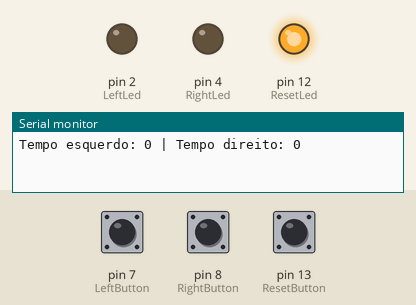
A sketch run on a simulated Arduino Uno, built with avr-gcc and run on an emulated ATmega328P. Parts: output pins drawn as LEDs (lit = HIGH), the last lines printed to the serial monitor. The inputs (shaded band) are chosen by the test bench; at power-on: pin 7 (LeftButton) HIGH, pin 13 (ResetButton) HIGH, pin 8 (RightButton) HIGH.

Above: at 1.2 s.
1.3 s: pin 7 (LeftButton) pulled LOW for 0.15 s
At 2.5 s:
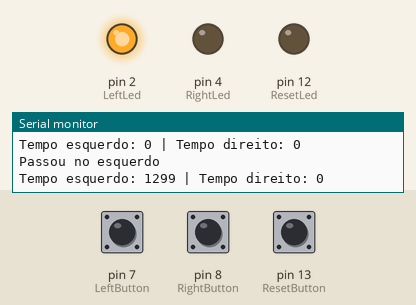
2.9 s: pin 13 (ResetButton) pulled LOW for 0.15 s
At 3.8 s:
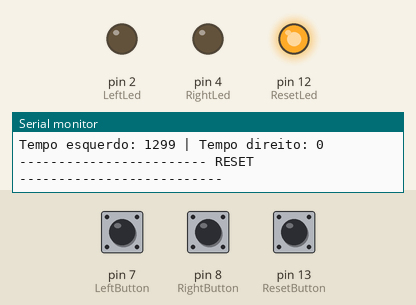
4.5 s: pin 8 (RightButton) pulled LOW for 0.15 s
At 5.0 s:
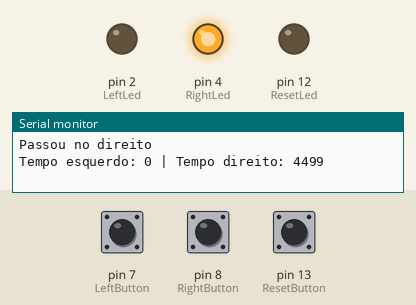
6.1 s: pin 13 (ResetButton) pulled LOW for 1 s
At 7.4 s:
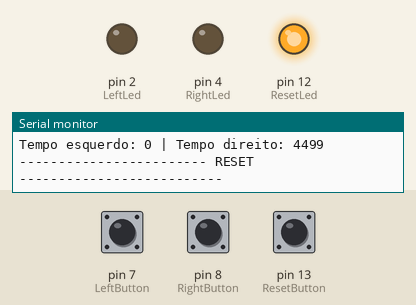
8.6 s: pin 7 (LeftButton) pulled LOW for 1 s
At 9.3 s:
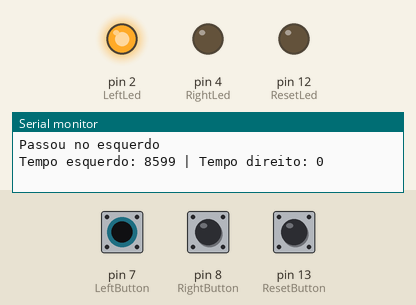
Timing chart, 0 to 11.6 s (numbered marks = the images above; inputs shaded):
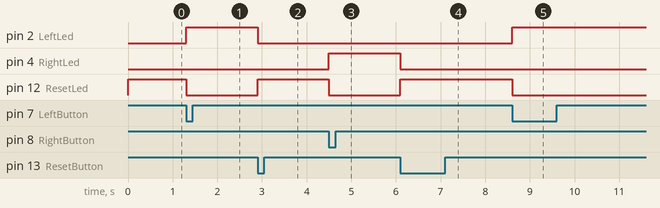

The sketch:

testes.ino
```cpp
#include <Arduino.h>

const int LeftButton = 7;
const int RightButton = 8;
const int ResetButton = 13;

const int LeftLed = 2;
const int RightLed = 4;

const int ResetLed = 12;

unsigned long tempoPressionadoEsquerdo = 0;
unsigned long tempoPressionadoDireito = 0;

bool hasPressed;
bool debug;
bool checkTimes;

void setup()
{
	pinMode(LeftButton, INPUT_PULLUP);
	pinMode(RightButton, INPUT_PULLUP);
	pinMode(ResetButton, INPUT_PULLUP);

	pinMode(LeftLed, OUTPUT);
	pinMode(RightLed, OUTPUT);
	pinMode(ResetLed, OUTPUT);
	Serial.begin(115200);

	Serial.println("Tempo esquerdo: " + String(tempoPressionadoEsquerdo) + " | Tempo direito: " + String(tempoPressionadoDireito));
}

void loop()
{
	if (hasPressed == false)
	{
		RegisterTimeLeftPress();
		RegisterTimeRightPress();
		CheckWhichButtonHasFirstPress();
		digitalWrite(ResetLed, HIGH);
	}
	else
	{
		digitalWrite(ResetLed, LOW);
	}

	if (hasPressed && digitalRead(ResetButton) == LOW)
	{
		digitalWrite(RightLed, LOW);
		digitalWrite(LeftLed, LOW);
		hasPressed = false;
		checkTimes = false;
		debug = false;
		tempoPressionadoDireito = 0;
		tempoPressionadoEsquerdo = 0;
		Serial.println("------------------------ RESET --------------------------");
	}
}

void RegisterTimeLeftPress()
{
	if (digitalRead(LeftButton) == LOW)
	{
		Serial.println("Passou no esquerdo");
		tempoPressionadoEsquerdo = millis();
	}
}

void RegisterTimeRightPress()
{
	if (digitalRead(RightButton) == LOW)
	{
		Serial.println("Passou no direito");
		tempoPressionadoDireito = millis();
	}
}

void CheckWhichButtonHasFirstPress()
{
	if (checkTimes || tempoPressionadoDireito == 0 && tempoPressionadoEsquerdo == 0)
	{
		return;
	}

	checkTimes = true;

	if ((tempoPressionadoDireito > 0 || tempoPressionadoEsquerdo > 0) && debug == false)
	{
		debug = true;
		Serial.println("Tempo esquerdo: " + String(tempoPressionadoEsquerdo) + " | Tempo direito: " + String(tempoPressionadoDireito));
	}

	if (tempoPressionadoDireito == 0)
	{
		digitalWrite(LeftLed, HIGH);
	}
	else if (tempoPressionadoEsquerdo == 0)
	{
		digitalWrite(RightLed, HIGH);
	}
	else if (tempoPressionadoEsquerdo < tempoPressionadoDireito)
	{
		digitalWrite(LeftLed, HIGH);
	}
	else if (tempoPressionadoDireito < tempoPressionadoEsquerdo)
	{
		digitalWrite(RightLed, HIGH);
	}
	else if (tempoPressionadoDireito > 0 && tempoPressionadoEsquerdo > 0 && abs(tempoPressionadoDireito - tempoPressionadoEsquerdo) == 10)
	{
		digitalWrite(RightLed, HIGH);
		digitalWrite(LeftLed, HIGH);
	}

	hasPressed = true;
}
```

Measured:
- after the input at 1.3 s, pin 2 (LeftLed): LOW → HIGH at once; pin 12 (ResetLed): HIGH → LOW at once
- after the input at 2.9 s, pin 2 (LeftLed): HIGH → LOW at once; pin 12 (ResetLed): LOW → HIGH at once
- after the input at 4.5 s, pin 4 (RightLed): LOW → HIGH at once; pin 12 (ResetLed): HIGH → LOW at once
- after the input at 6.1 s, pin 4 (RightLed): HIGH → LOW at once; pin 12 (ResetLed): LOW → HIGH at once
- after the input at 8.6 s, pin 2 (LeftLed): LOW → HIGH at once; pin 12 (ResetLed): HIGH → LOW at once
